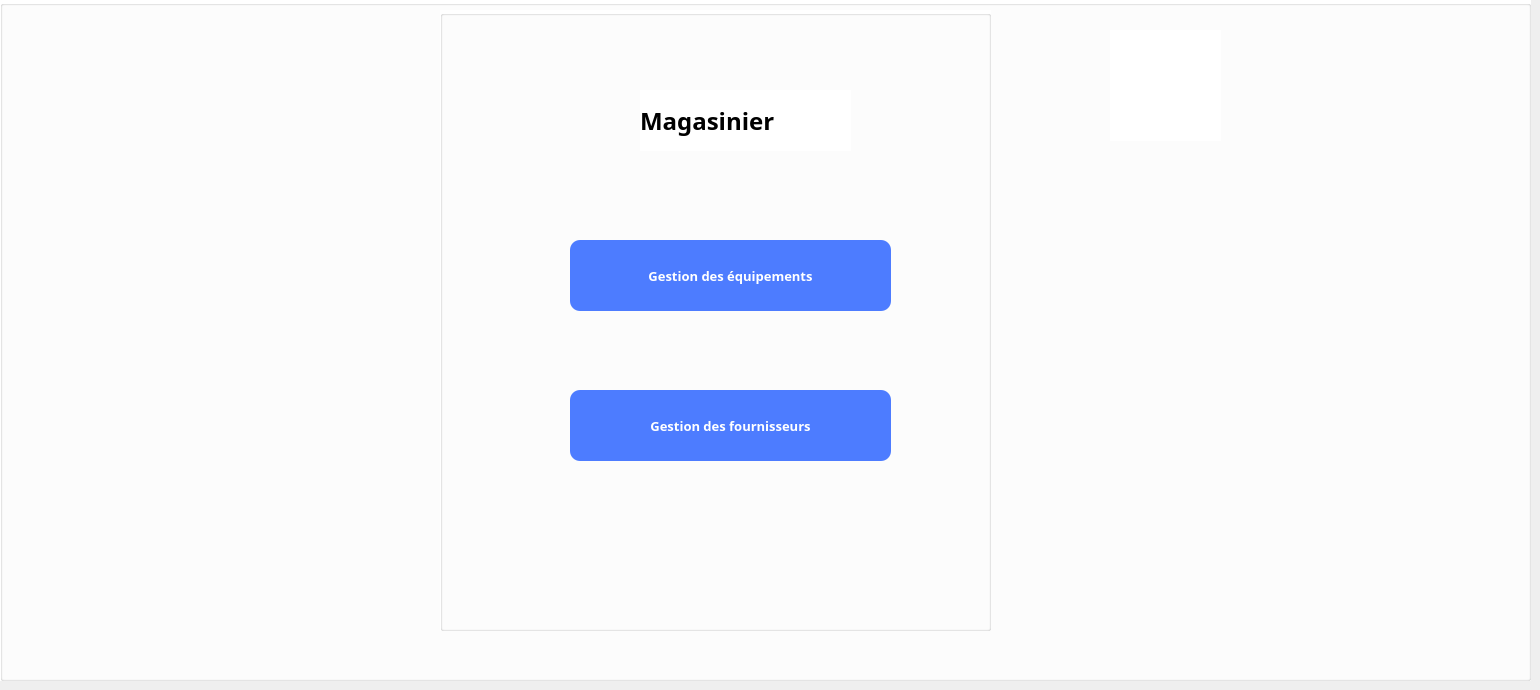
    <widget class="QWidget" name="page_2">
     <widget class="QGroupBox" name="groupBox_54">
      <property name="geometry">
       <rect>
        <x>0</x>
        <y>0</y>
        <width>1531</width>
        <height>681</height>
       </rect>
      </property>
      <property name="styleSheet">
       <string notr="true">background-color: rgb(255, 255, 255);</string>
      </property>
      <property name="title">
       <string/>
      </property>
      <widget class="QLabel" name="label_183">
       <property name="geometry">
        <rect>
         <x>1110</x>
         <y>30</y>
         <width>111</width>
         <height>111</height>
        </rect>
       </property>
       <property name="text">
        <string/>
       </property>
       <property name="pixmap">
        <pixmap>../../Downloads/logo_c++-1.png</pixmap>
       </property>
       <property name="scaledContents">
        <bool>true</bool>
       </property>
      </widget>
      <widget class="QGroupBox" name="groupBox_55">
       <property name="geometry">
        <rect>
         <x>440</x>
         <y>10</y>
         <width>551</width>
         <height>621</height>
        </rect>
       </property>
       <property name="title">
        <string/>
       </property>
       <widget class="QPushButton" name="equipements_2">
        <property name="geometry">
         <rect>
          <x>130</x>
          <y>230</y>
          <width>321</width>
          <height>71</height>
         </rect>
        </property>
        <property name="font">
         <font>
          <family>Louis George Café</family>
          <pointsize>10</pointsize>
          <weight>75</weight>
          <bold>true</bold>
         </font>
        </property>
        <property name="styleSheet">
         <string notr="true">QPushButton {
    color: rgb(255, 255, 255);
  background-color: #4d7cff;
    border-style: outset;
    border-width: 0px;
    border-radius: 10px;
    border-color: beige;
    min-width: 10em;
    padding: 6px;
}
QPushButton:hover {
color: #fff;
    background-color: rgb(43, 163, 255);
    border-style: inset;
}
QPushButton:pressed {
    background-color: rgb(43, 163, 255);
    border-style: inset;
}</string>
        </property>
        <property name="text">
         <string>Gestion des équipements</string>
        </property>
       </widget>
       <widget class="QLabel" name="label_184">
        <property name="geometry">
         <rect>
          <x>200</x>
          <y>80</y>
          <width>211</width>
          <height>61</height>
         </rect>
        </property>
        <property name="font">
         <font>
          <family>Louis George Café</family>
          <pointsize>18</pointsize>
          <weight>75</weight>
          <bold>true</bold>
         </font>
        </property>
        <property name="text">
         <string>Magasinier</string>
        </property>
       </widget>
       <widget class="QPushButton" name="fournisseurs_2">
        <property name="geometry">
         <rect>
          <x>130</x>
          <y>380</y>
          <width>321</width>
          <height>71</height>
         </rect>
        </property>
        <property name="font">
         <font>
          <family>Louis George Café</family>
          <pointsize>10</pointsize>
          <weight>75</weight>
          <bold>true</bold>
         </font>
        </property>
        <property name="styleSheet">
         <string notr="true">QPushButton {
    color: rgb(255, 255, 255);
  background-color: #4d7cff;
    border-style: outset;
    border-width: 0px;
    border-radius: 10px;
    border-color: beige;
    min-width: 10em;
    padding: 6px;
}
QPushButton:hover {
color: #fff;
    background-color: rgb(43, 163, 255);
    border-style: inset;
}
QPushButton:pressed {
    background-color: rgb(43, 163, 255);
    border-style: inset;
}</string>
        </property>
        <property name="text">
         <string>Gestion des fournisseurs</string>
        </property>
       </widget>
      </widget>
     </widget>
    </widget>
